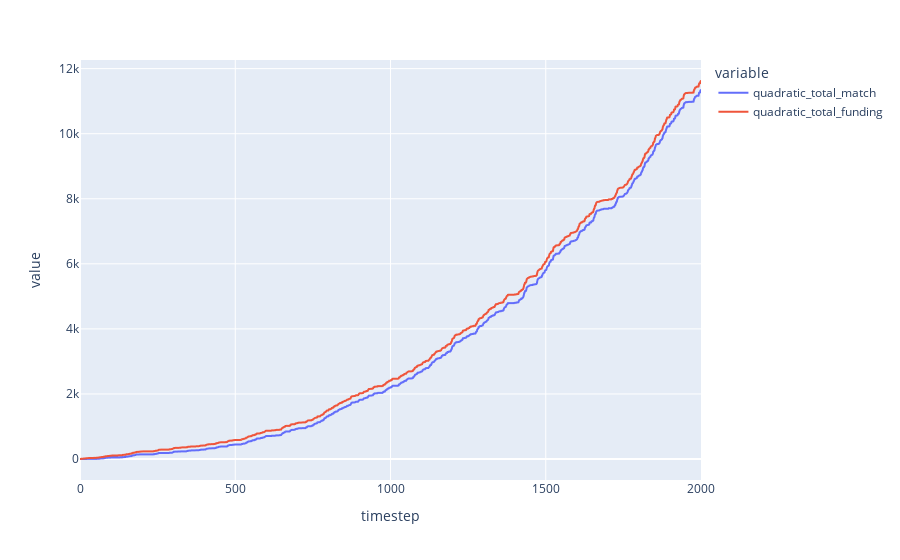

Write notebook code for a chart like this one.
### Code cell
fig = px.line(df.reset_index(),
              x='timestep',
              y=['quadratic_total_match', 'quadratic_total_funding'])

fig.show()

### Figure 1 — Plotly figure (JSON) as saved in the notebook; plotly's stock layout.template omitted (floating-point values rounded to 4 significant figures; data arrays with more than 128 entries replaced by an {"elided": "..."} marker saying what was removed)
{"data": [{"hovertemplate": "variable=quadratic_total_match<br>timestep=%{x}<br>value=%{y}<extra></extra>", "legendgroup": "quadratic_total_match", "line": {"color": "#636efa", "dash": "solid"}, "mode": "lines", "name": "quadratic_total_match", "showlegend": true, "type": "scattergl", "x": {"elided": "2001 int values"}, "xaxis": "x", "y": {"elided": "2001 float values"}, "yaxis": "y"}, {"hovertemplate": "variable=quadratic_total_funding<br>timestep=%{x}<br>value=%{y}<extra></extra>", "legendgroup": "quadratic_total_funding", "line": {"color": "#EF553B", "dash": "solid"}, "mode": "lines", "name": "quadratic_total_funding", "showlegend": true, "type": "scattergl", "x": {"elided": "2001 int values"}, "xaxis": "x", "y": {"elided": "2001 float values"}, "yaxis": "y"}], "layout": {"legend": {"title": {"text": "variable"}, "tracegroupgap": 0}, "margin": {"t": 60}, "xaxis": {"anchor": "y", "domain": [0, 1], "title": {"text": "timestep"}}, "yaxis": {"anchor": "x", "domain": [0, 1], "title": {"text": "value"}}}}
